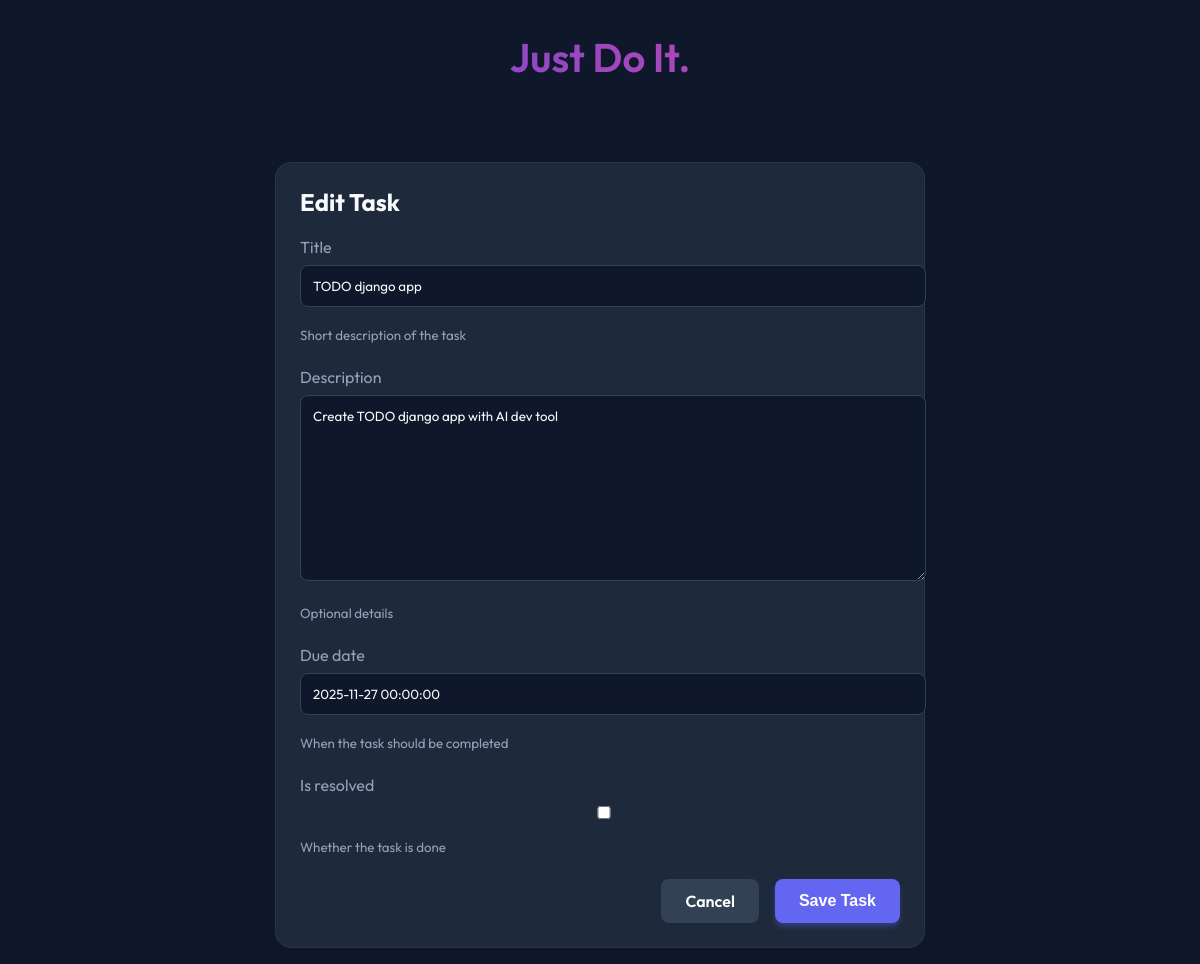
Page /update/1/ on the earlier database version.
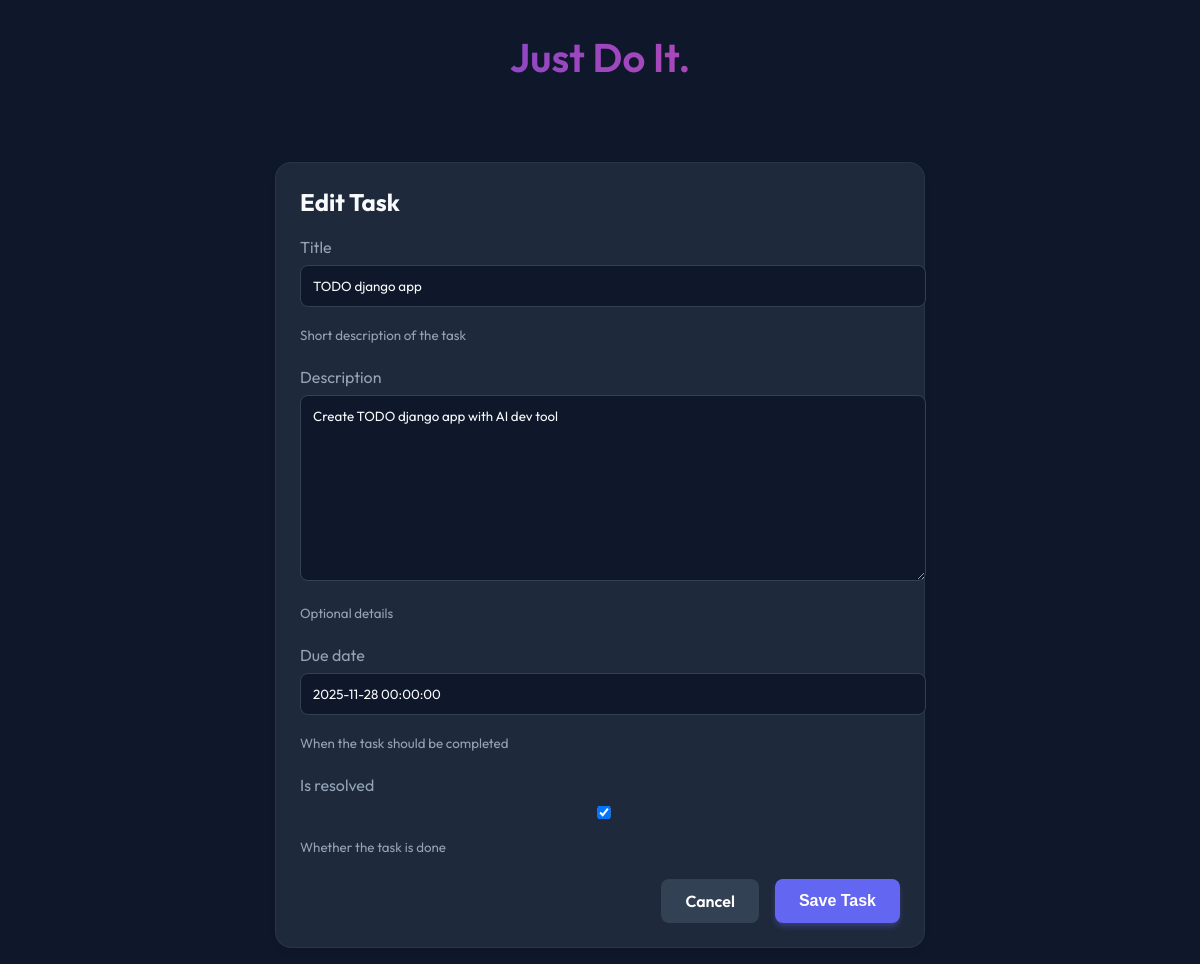
Same page on the later database version.
### todo/models.py (models this page shows, shortened)
class TodoItem(models.Model):
    title = models.CharField(max_length=200, help_text="Short description of the task")
    description = models.TextField(blank=True, null=True, help_text="Optional details")
    due_date = models.DateTimeField(help_text="When the task should be completed")
    is_resolved = models.BooleanField(default=False, help_text="Whether the task is done")
    created_at = models.DateTimeField(auto_now_add=True)
    updated_at = models.DateTimeField(auto_now=True)

### todo/views.py (the view)
# urls.py: path('update/<int:pk>/', views.TodoUpdateView.as_view(), name='todo-update'),
class TodoUpdateView(UpdateView):
    model = TodoItem
    fields = ['title', 'description', 'due_date', 'is_resolved']
    template_name = 'todo/todo_form.html'
    success_url = reverse_lazy('todo-list')

### todo/templates/todo/todo_form.html (shortened to what this page needs)
{% extends 'todo/base.html' %}
{% block content %}
<div class="card fade-in" style="max-width: 600px; margin: 0 auto;">
    <h2 style="margin-top: 0;">{% if form.instance.pk %}Edit Task{% else %}New Task{% endif %}</h2>
    <form method="post">
        {% for field in form %}
        <div style="margin-bottom: 1.5rem;">
            <label style="display: block; margin-bottom: 0.5rem; color: var(--text-muted);">{{ field.label }}</label>
            {{ field }}
            {% if field.help_text %}
            <small style="color: var(--text-muted); display: block; margin-top: 0.25rem;">{{ field.help_text }}</small>
            {% endif %}
        </div>
        {% endfor %}
        <div style="display: flex; gap: 1rem; justify-content: flex-end;">
            <a href="{% url 'todo-list' %}" class="btn" style="background-color: #334155; color: white;">Cancel</a>
            <button type="submit" class="btn btn-primary">Save Task</button>
        </div>
    </form>
</div>
{% endblock %}

Differences in the rows shown:
changed TodoItem "TODO django app": due_date "2025-11-27 00:00:00" → "2025-11-28 00:00:00"; is_resolved "☐" → "☑"
